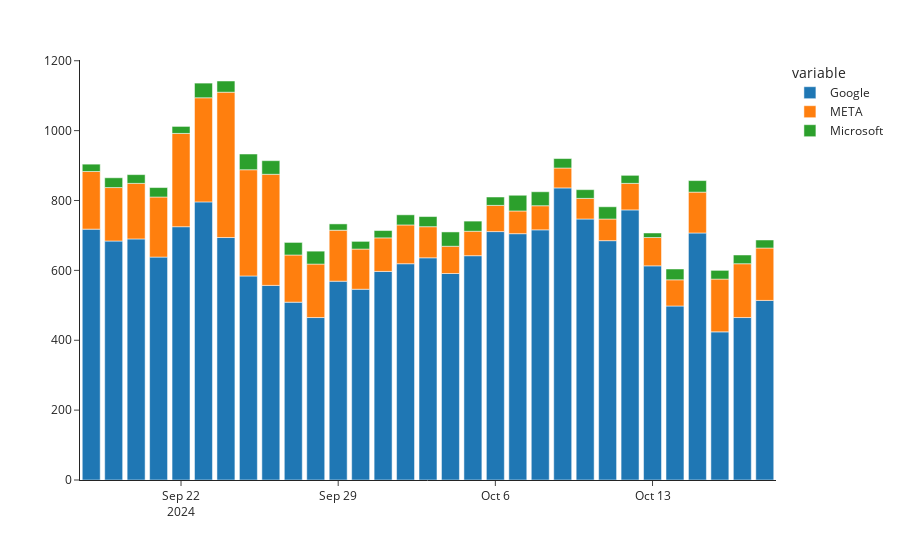

The cell this chart's notebook holds for it:
### Code cell
#WITHOUT UNPAID
#Visualize where the daily_users are coming from
bar = px.bar (pivot_dailyusers, x='date', y=['Google', 'META', 'Microsoft'], template = 'simple_white')
bar.update_layout(xaxis_title=None, yaxis_title=None)
bar.show()

### Figure 1 — Plotly figure (JSON) as saved in the notebook; plotly's stock layout.template omitted (floating-point values rounded to 4 significant figures)
{"data": [{"alignmentgroup": "True", "hovertemplate": "variable=Google<br>date=%{x}<br>value=%{y}<extra></extra>", "legendgroup": "Google", "marker": {"color": "#1F77B4", "pattern": {"shape": ""}}, "name": "Google", "offsetgroup": "Google", "orientation": "v", "showlegend": true, "textposition": "auto", "type": "bar", "x": ["2024-09-18T00:00:00", "2024-09-19T00:00:00", "2024-09-20T00:00:00", "2024-09-21T00:00:00", "2024-09-22T00:00:00", "2024-09-23T00:00:00", "2024-09-24T00:00:00", "2024-09-25T00:00:00", "2024-09-26T00:00:00", "2024-09-27T00:00:00", "2024-09-28T00:00:00", "2024-09-29T00:00:00", "2024-09-30T00:00:00", "2024-10-01T00:00:00", "2024-10-02T00:00:00", "2024-10-03T00:00:00", "2024-10-04T00:00:00", "2024-10-05T00:00:00", "2024-10-06T00:00:00", "2024-10-07T00:00:00", "2024-10-08T00:00:00", "2024-10-09T00:00:00", "2024-10-10T00:00:00", "2024-10-11T00:00:00", "2024-10-12T00:00:00", "2024-10-13T00:00:00", "2024-10-14T00:00:00", "2024-10-15T00:00:00", "2024-10-16T00:00:00", "2024-10-17T00:00:00", "2024-10-18T00:00:00"], "xaxis": "x", "y": [718, 684, 690, 638, 725, 796, 694, 584, 557, 509, 465, 569, 546, 597, 619, 636, 591, 642, 711, 705, 716, 836, 747, 685, 773, 613, 498, 707, 424, 465, 514], "yaxis": "y"}, {"alignmentgroup": "True", "hovertemplate": "variable=META<br>date=%{x}<br>value=%{y}<extra></extra>", "legendgroup": "META", "marker": {"color": "#FF7F0E", "pattern": {"shape": ""}}, "name": "META", "offsetgroup": "META", "orientation": "v", "showlegend": true, "textposition": "auto", "type": "bar", "x": ["2024-09-18T00:00:00", "2024-09-19T00:00:00", "2024-09-20T00:00:00", "2024-09-21T00:00:00", "2024-09-22T00:00:00", "2024-09-23T00:00:00", "2024-09-24T00:00:00", "2024-09-25T00:00:00", "2024-09-26T00:00:00", "2024-09-27T00:00:00", "2024-09-28T00:00:00", "2024-09-29T00:00:00", "2024-09-30T00:00:00", "2024-10-01T00:00:00", "2024-10-02T00:00:00", "2024-10-03T00:00:00", "2024-10-04T00:00:00", "2024-10-05T00:00:00", "2024-10-06T00:00:00", "2024-10-07T00:00:00", "2024-10-08T00:00:00", "2024-10-09T00:00:00", "2024-10-10T00:00:00", "2024-10-11T00:00:00", "2024-10-12T00:00:00", "2024-10-13T00:00:00", "2024-10-14T00:00:00", "2024-10-15T00:00:00", "2024-10-16T00:00:00", "2024-10-17T00:00:00", "2024-10-18T00:00:00"], "xaxis": "x", "y": [165, 153, 159, 172, 267, 298, 416, 304, 318, 135, 153, 146, 115, 96, 111, 89, 78, 70, 75, 65, 69, 57, 59, 62, 76, 81, 75, 117, 151, 154, 150], "yaxis": "y"}, {"alignmentgroup": "True", "hovertemplate": "variable=Microsoft<br>date=%{x}<br>value=%{y}<extra></extra>", "legendgroup": "Microsoft", "marker": {"color": "#2CA02C", "pattern": {"shape": ""}}, "name": "Microsoft", "offsetgroup": "Microsoft", "orientation": "v", "showlegend": true, "textposition": "auto", "type": "bar", "x": ["2024-09-18T00:00:00", "2024-09-19T00:00:00", "2024-09-20T00:00:00", "2024-09-21T00:00:00", "2024-09-22T00:00:00", "2024-09-23T00:00:00", "2024-09-24T00:00:00", "2024-09-25T00:00:00", "2024-09-26T00:00:00", "2024-09-27T00:00:00", "2024-09-28T00:00:00", "2024-09-29T00:00:00", "2024-09-30T00:00:00", "2024-10-01T00:00:00", "2024-10-02T00:00:00", "2024-10-03T00:00:00", "2024-10-04T00:00:00", "2024-10-05T00:00:00", "2024-10-06T00:00:00", "2024-10-07T00:00:00", "2024-10-08T00:00:00", "2024-10-09T00:00:00", "2024-10-10T00:00:00", "2024-10-11T00:00:00", "2024-10-12T00:00:00", "2024-10-13T00:00:00", "2024-10-14T00:00:00", "2024-10-15T00:00:00", "2024-10-16T00:00:00", "2024-10-17T00:00:00", "2024-10-18T00:00:00"], "xaxis": "x", "y": [21, 28, 25, 27, 20, 42, 32, 45, 39, 36, 37, 18, 22, 21, 29, 29, 41, 29, 24, 45, 40, 27, 25, 35, 23, 13, 31, 33, 25, 25, 23], "yaxis": "y"}], "layout": {"autosize": true, "barmode": "relative", "legend": {"title": {"text": "variable"}, "tracegroupgap": 0}, "margin": {"t": 60}, "xaxis": {"anchor": "y", "autorange": true, "domain": [0, 1], "range": ["2024-09-17 12:00", "2024-10-18 12:00"], "title": {}, "type": "date"}, "yaxis": {"anchor": "x", "autorange": true, "domain": [0, 1], "range": [0, 1202.0], "title": {}, "type": "linear"}}}
